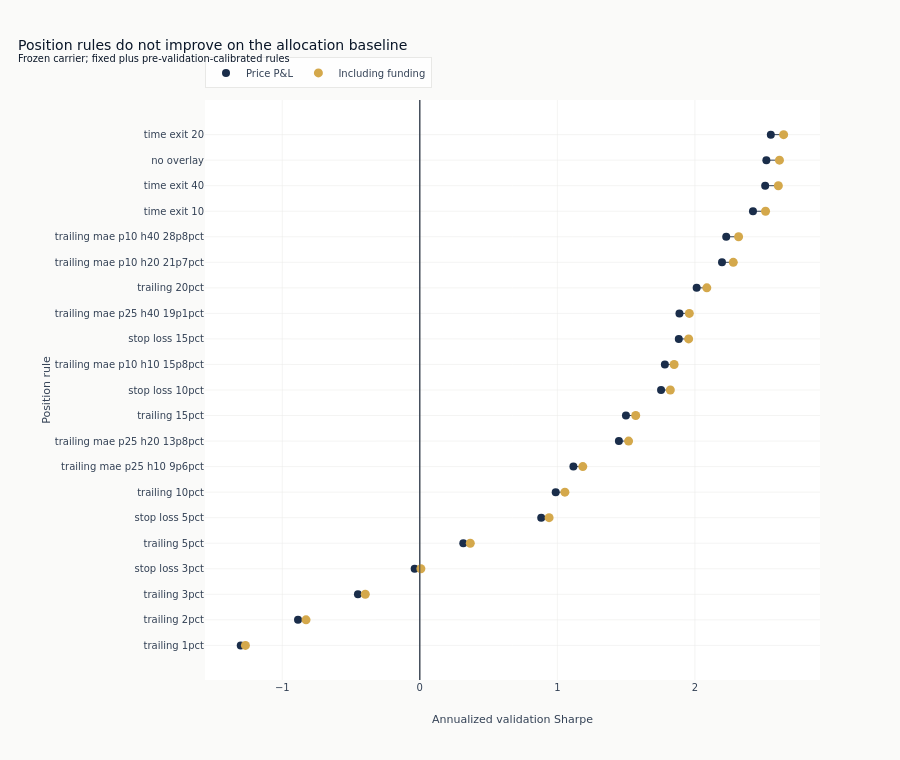

The notebook cell this image was saved under:
### Code cell
fig.add_trace(
    go.Scatter(
        x=ordered["price_only_sharpe"],
        y=labels,
        mode="markers",
        marker={"size": 8, "color": COLORS["slate"]},
        name="Price P&L",
    )
)
fig.add_trace(
    go.Scatter(
        x=ordered["with_funding_sharpe"],
        y=labels,
        mode="markers",
        marker={"size": 9, "color": COLORS["amber"]},
        name="Including funding",
    )
)
fig.add_vline(x=0, line_color=COLORS["neutral"], line_width=1)
fig.update_layout(
    title={
        "text": "Position rules do not improve on the allocation baseline"
        "<br><sup>Frozen carrier; fixed plus pre-validation-calibrated rules</sup>",
        "x": 0.02,
        "xanchor": "left",
    },
    xaxis_title="Annualized validation Sharpe",
    yaxis_title="Position rule",
    height=760,
    margin={"l": 205},
    legend={"orientation": "h", "yanchor": "bottom", "y": 1.02, "x": 0},
)
fig.show()

### Figure 1 — Plotly figure (JSON) as saved in the notebook; plotly's stock layout.template omitted (floating-point values rounded to 4 significant figures)
{"data": [{"hoverinfo": "skip", "line": {"color": "#334155", "width": 1}, "mode": "lines", "showlegend": false, "type": "scatter", "x": [-1.302, -1.268], "y": ["trailing 1pct", "trailing 1pct"]}, {"hoverinfo": "skip", "line": {"color": "#334155", "width": 1}, "mode": "lines", "showlegend": false, "type": "scatter", "x": [-0.8855, -0.8274], "y": ["trailing 2pct", "trailing 2pct"]}, {"hoverinfo": "skip", "line": {"color": "#334155", "width": 1}, "mode": "lines", "showlegend": false, "type": "scatter", "x": [-0.4498, -0.3964], "y": ["trailing 3pct", "trailing 3pct"]}, {"hoverinfo": "skip", "line": {"color": "#334155", "width": 1}, "mode": "lines", "showlegend": false, "type": "scatter", "x": [-0.03736, 0.007699], "y": ["stop loss 3pct", "stop loss 3pct"]}, {"hoverinfo": "skip", "line": {"color": "#334155", "width": 1}, "mode": "lines", "showlegend": false, "type": "scatter", "x": [0.3162, 0.3669], "y": ["trailing 5pct", "trailing 5pct"]}, {"hoverinfo": "skip", "line": {"color": "#334155", "width": 1}, "mode": "lines", "showlegend": false, "type": "scatter", "x": [0.8827, 0.9399], "y": ["stop loss 5pct", "stop loss 5pct"]}, {"hoverinfo": "skip", "line": {"color": "#334155", "width": 1}, "mode": "lines", "showlegend": false, "type": "scatter", "x": [0.9881, 1.055], "y": ["trailing 10pct", "trailing 10pct"]}, {"hoverinfo": "skip", "line": {"color": "#334155", "width": 1}, "mode": "lines", "showlegend": false, "type": "scatter", "x": [1.117, 1.185], "y": ["trailing mae p25 h10 9p6pct", "trailing mae p25 h10 9p6pct"]}, {"hoverinfo": "skip", "line": {"color": "#334155", "width": 1}, "mode": "lines", "showlegend": false, "type": "scatter", "x": [1.448, 1.518], "y": ["trailing mae p25 h20 13p8pct", "trailing mae p25 h20 13p8pct"]}, {"hoverinfo": "skip", "line": {"color": "#334155", "width": 1}, "mode": "lines", "showlegend": false, "type": "scatter", "x": [1.499, 1.57], "y": ["trailing 15pct", "trailing 15pct"]}, {"hoverinfo": "skip", "line": {"color": "#334155", "width": 1}, "mode": "lines", "showlegend": false, "type": "scatter", "x": [1.754, 1.821], "y": ["stop loss 10pct", "stop loss 10pct"]}, {"hoverinfo": "skip", "line": {"color": "#334155", "width": 1}, "mode": "lines", "showlegend": false, "type": "scatter", "x": [1.782, 1.849], "y": ["trailing mae p10 h10 15p8pct", "trailing mae p10 h10 15p8pct"]}, {"hoverinfo": "skip", "line": {"color": "#334155", "width": 1}, "mode": "lines", "showlegend": false, "type": "scatter", "x": [1.883, 1.955], "y": ["stop loss 15pct", "stop loss 15pct"]}, {"hoverinfo": "skip", "line": {"color": "#334155", "width": 1}, "mode": "lines", "showlegend": false, "type": "scatter", "x": [1.888, 1.96], "y": ["trailing mae p25 h40 19p1pct", "trailing mae p25 h40 19p1pct"]}, {"hoverinfo": "skip", "line": {"color": "#334155", "width": 1}, "mode": "lines", "showlegend": false, "type": "scatter", "x": [2.013, 2.087], "y": ["trailing 20pct", "trailing 20pct"]}, {"hoverinfo": "skip", "line": {"color": "#334155", "width": 1}, "mode": "lines", "showlegend": false, "type": "scatter", "x": [2.197, 2.279], "y": ["trailing mae p10 h20 21p7pct", "trailing mae p10 h20 21p7pct"]}, {"hoverinfo": "skip", "line": {"color": "#334155", "width": 1}, "mode": "lines", "showlegend": false, "type": "scatter", "x": [2.228, 2.318], "y": ["trailing mae p10 h40 28p8pct", "trailing mae p10 h40 28p8pct"]}, {"hoverinfo": "skip", "line": {"color": "#334155", "width": 1}, "mode": "lines", "showlegend": false, "type": "scatter", "x": [2.422, 2.514], "y": ["time exit 10", "time exit 10"]}, {"hoverinfo": "skip", "line": {"color": "#334155", "width": 1}, "mode": "lines", "showlegend": false, "type": "scatter", "x": [2.511, 2.607], "y": ["time exit 40", "time exit 40"]}, {"hoverinfo": "skip", "line": {"color": "#334155", "width": 1}, "mode": "lines", "showlegend": false, "type": "scatter", "x": [2.52, 2.615], "y": ["no overlay", "no overlay"]}, {"hoverinfo": "skip", "line": {"color": "#334155", "width": 1}, "mode": "lines", "showlegend": false, "type": "scatter", "x": [2.552, 2.645], "y": ["time exit 20", "time exit 20"]}, {"marker": {"color": "#1a2d4a", "size": 8}, "mode": "markers", "name": "Price P&L", "type": "scatter", "x": [-1.302, -0.8855, -0.4498, -0.03736, 0.3162, 0.8827, 0.9881, 1.117, 1.448, 1.499, 1.754, 1.782, 1.883, 1.888, 2.013, 2.197, 2.228, 2.422, 2.511, 2.52, 2.552], "y": ["trailing 1pct", "trailing 2pct", "trailing 3pct", "stop loss 3pct", "trailing 5pct", "stop loss 5pct", "trailing 10pct", "trailing mae p25 h10 9p6pct", "trailing mae p25 h20 13p8pct", "trailing 15pct", "stop loss 10pct", "trailing mae p10 h10 15p8pct", "stop loss 15pct", "trailing mae p25 h40 19p1pct", "trailing 20pct", "trailing mae p10 h20 21p7pct", "trailing mae p10 h40 28p8pct", "time exit 10", "time exit 40", "no overlay", "time exit 20"]}, {"marker": {"color": "#D4A84B", "size": 9}, "mode": "markers", "name": "Including funding", "type": "scatter", "x": [-1.268, -0.8274, -0.3964, 0.007699, 0.3669, 0.9399, 1.055, 1.185, 1.518, 1.57, 1.821, 1.849, 1.955, 1.96, 2.087, 2.279, 2.318, 2.514, 2.607, 2.615, 2.645], "y": ["trailing 1pct", "trailing 2pct", "trailing 3pct", "stop loss 3pct", "trailing 5pct", "stop loss 5pct", "trailing 10pct", "trailing mae p25 h10 9p6pct", "trailing mae p25 h20 13p8pct", "trailing 15pct", "stop loss 10pct", "trailing mae p10 h10 15p8pct", "stop loss 15pct", "trailing mae p25 h40 19p1pct", "trailing 20pct", "trailing mae p10 h20 21p7pct", "trailing mae p10 h40 28p8pct", "time exit 10", "time exit 40", "no overlay", "time exit 20"]}], "layout": {"height": 760, "legend": {"orientation": "h", "x": 0, "y": 1.02, "yanchor": "bottom"}, "margin": {"l": 205}, "shapes": [{"line": {"color": "#334155", "width": 1}, "type": "line", "x0": 0, "x1": 0, "xref": "x", "y0": 0, "y1": 1, "yref": "y domain"}], "title": {"text": "Position rules do not improve on the allocation baseline<br><sup>Frozen carrier; fixed plus pre-validation-calibrated rules</sup>", "x": 0.02, "xanchor": "left"}, "xaxis": {"title": {"text": "Annualized validation Sharpe"}}, "yaxis": {"title": {"text": "Position rule"}}}}
